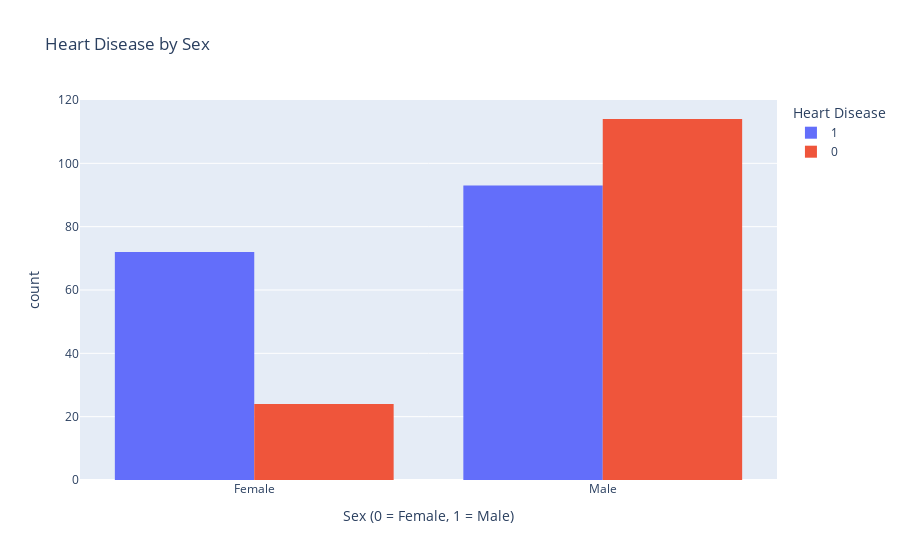

Notebook code cell kept with this figure:
### Code cell
fig = px.histogram(df, x='sex', color='target',
                   barmode='group',
                   labels={'sex': 'Sex (0 = Female, 1 = Male)', 'target': 'Heart Disease'},
                   title="Heart Disease by Sex")
fig.update_xaxes(tickvals=[0, 1], ticktext=['Female', 'Male'])
fig.show()

### Figure 1 — Plotly figure (JSON) as saved in the notebook; plotly's stock layout.template omitted (floating-point values rounded to 4 significant figures; data arrays with more than 128 entries replaced by an {"elided": "..."} marker saying what was removed)
{"data": [{"alignmentgroup": "True", "bingroup": "x", "hovertemplate": "Heart Disease=1<br>Sex (0 = Female, 1 = Male)=%{x}<br>count=%{y}<extra></extra>", "legendgroup": "1", "marker": {"color": "#636efa", "pattern": {"shape": ""}}, "name": "1", "offsetgroup": "1", "orientation": "v", "showlegend": true, "type": "histogram", "x": {"elided": "165 int values"}, "xaxis": "x", "yaxis": "y"}, {"alignmentgroup": "True", "bingroup": "x", "hovertemplate": "Heart Disease=0<br>Sex (0 = Female, 1 = Male)=%{x}<br>count=%{y}<extra></extra>", "legendgroup": "0", "marker": {"color": "#EF553B", "pattern": {"shape": ""}}, "name": "0", "offsetgroup": "0", "orientation": "v", "showlegend": true, "type": "histogram", "x": {"elided": "138 int values"}, "xaxis": "x", "yaxis": "y"}], "layout": {"barmode": "group", "legend": {"title": {"text": "Heart Disease"}, "tracegroupgap": 0}, "title": {"text": "Heart Disease by Sex"}, "xaxis": {"anchor": "y", "domain": [0, 1], "ticktext": ["Female", "Male"], "tickvals": [0, 1], "title": {"text": "Sex (0 = Female, 1 = Male)"}}, "yaxis": {"anchor": "x", "domain": [0, 1], "title": {"text": "count"}}}}
